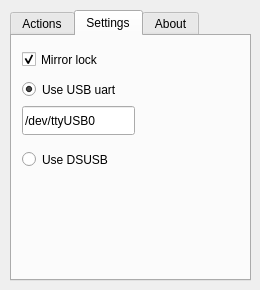
<?xml version="1.0" encoding="UTF-8"?>
<ui version="4.0">
 <class>ViewForm</class>
 <widget class="QWidget" name="ViewForm">
  <property name="geometry">
   <rect>
    <x>0</x>
    <y>0</y>
    <width>260</width>
    <height>290</height>
   </rect>
  </property>
  <property name="minimumSize">
   <size>
    <width>260</width>
    <height>290</height>
   </size>
  </property>
  <property name="maximumSize">
   <size>
    <width>260</width>
    <height>290</height>
   </size>
  </property>
  <property name="windowTitle">
   <string>EOS Trigger</string>
  </property>
  <property name="windowIcon">
   <iconset resource="EOSTrigger.qrc">
    <normaloff>:/EOSTrigger_resources/main_icon</normaloff>:/EOSTrigger_resources/main_icon</iconset>
  </property>
  <widget class="QTabWidget" name="tabWidget">
   <property name="geometry">
    <rect>
     <x>10</x>
     <y>10</y>
     <width>241</width>
     <height>271</height>
    </rect>
   </property>
   <property name="currentIndex">
    <number>1</number>
   </property>
   <widget class="QWidget" name="tab_4">
    <attribute name="title">
     <string>Actions</string>
    </attribute>
    <widget class="QLabel" name="exit_label">
     <property name="geometry">
      <rect>
       <x>200</x>
       <y>10</y>
       <width>32</width>
       <height>32</height>
      </rect>
     </property>
     <property name="toolTip">
      <string>Exit</string>
     </property>
     <property name="frameShape">
      <enum>QFrame::NoFrame</enum>
     </property>
     <property name="frameShadow">
      <enum>QFrame::Sunken</enum>
     </property>
     <property name="text">
      <string/>
     </property>
     <property name="pixmap">
      <pixmap resource="EOSTrigger.qrc">:/EOSTrigger_resources/application-exit.png</pixmap>
     </property>
     <property name="scaledContents">
      <bool>false</bool>
     </property>
    </widget>
    <widget class="QGroupBox" name="groupBox_4">
     <property name="geometry">
      <rect>
       <x>10</x>
       <y>140</y>
       <width>181</width>
       <height>81</height>
      </rect>
     </property>
     <property name="title">
      <string/>
     </property>
     <widget class="QLabel" name="start_label">
      <property name="geometry">
       <rect>
        <x>10</x>
        <y>40</y>
        <width>32</width>
        <height>32</height>
       </rect>
      </property>
      <property name="toolTip">
       <string>Start capture</string>
      </property>
      <property name="frameShape">
       <enum>QFrame::NoFrame</enum>
      </property>
      <property name="frameShadow">
       <enum>QFrame::Sunken</enum>
      </property>
      <property name="text">
       <string/>
      </property>
      <property name="pixmap">
       <pixmap resource="EOSTrigger.qrc">:/EOSTrigger_resources/media-playback-start.png</pixmap>
      </property>
      <property name="scaledContents">
       <bool>false</bool>
      </property>
     </widget>
     <widget class="QLCDNumber" name="time_remaining_lcdNumber">
      <property name="geometry">
       <rect>
        <x>40</x>
        <y>30</y>
        <width>141</width>
        <height>41</height>
       </rect>
      </property>
      <property name="font">
       <font>
        <pointsize>24</pointsize>
       </font>
      </property>
      <property name="toolTip">
       <string>Time remaining</string>
      </property>
      <property name="frameShape">
       <enum>QFrame::NoFrame</enum>
      </property>
      <property name="smallDecimalPoint">
       <bool>false</bool>
      </property>
      <property name="digitCount">
       <number>4</number>
      </property>
      <property name="segmentStyle">
       <enum>QLCDNumber::Outline</enum>
      </property>
      <property name="value" stdset="0">
       <double>0.000000000000000</double>
      </property>
      <property name="intValue" stdset="0">
       <number>0</number>
      </property>
     </widget>
    </widget>
    <widget class="QComboBox" name="iso_comboBox">
     <property name="geometry">
      <rect>
       <x>10</x>
       <y>10</y>
       <width>81</width>
       <height>29</height>
      </rect>
     </property>
    </widget>
    <widget class="QLabel" name="label">
     <property name="geometry">
      <rect>
       <x>100</x>
       <y>14</y>
       <width>31</width>
       <height>21</height>
      </rect>
     </property>
     <property name="text">
      <string>ISO</string>
     </property>
    </widget>
    <widget class="QLabel" name="label_2">
     <property name="geometry">
      <rect>
       <x>100</x>
       <y>54</y>
       <width>41</width>
       <height>21</height>
      </rect>
     </property>
     <property name="text">
      <string>Delay</string>
     </property>
    </widget>
    <widget class="QSpinBox" name="timing_spinBox">
     <property name="geometry">
      <rect>
       <x>10</x>
       <y>50</y>
       <width>81</width>
       <height>30</height>
      </rect>
     </property>
     <property name="minimum">
      <number>1</number>
     </property>
     <property name="maximum">
      <number>3600</number>
     </property>
     <property name="singleStep">
      <number>10</number>
     </property>
     <property name="value">
      <number>300</number>
     </property>
    </widget>
    <widget class="QCheckBox" name="loop_checkBox">
     <property name="geometry">
      <rect>
       <x>150</x>
       <y>52</y>
       <width>61</width>
       <height>27</height>
      </rect>
     </property>
     <property name="text">
      <string>Loop</string>
     </property>
    </widget>
    <widget class="QRadioButton" name="raw_radioButton">
     <property name="geometry">
      <rect>
       <x>10</x>
       <y>130</y>
       <width>114</width>
       <height>27</height>
      </rect>
     </property>
     <property name="text">
      <string>Raw</string>
     </property>
     <property name="checked">
      <bool>true</bool>
     </property>
    </widget>
    <widget class="QRadioButton" name="dark_radioButton">
     <property name="geometry">
      <rect>
       <x>130</x>
       <y>130</y>
       <width>114</width>
       <height>27</height>
      </rect>
     </property>
     <property name="text">
      <string>Dark</string>
     </property>
    </widget>
    <widget class="QLineEdit" name="prefix_lineEdit">
     <property name="geometry">
      <rect>
       <x>10</x>
       <y>90</y>
       <width>113</width>
       <height>29</height>
      </rect>
     </property>
    </widget>
    <widget class="QLabel" name="label_3">
     <property name="geometry">
      <rect>
       <x>130</x>
       <y>94</y>
       <width>111</width>
       <height>21</height>
      </rect>
     </property>
     <property name="text">
      <string>Prefix (M31,...)</string>
     </property>
    </widget>
   </widget>
   <widget class="QWidget" name="tab">
    <attribute name="title">
     <string>Settings</string>
    </attribute>
    <widget class="QRadioButton" name="dsusb_radioButton">
     <property name="geometry">
      <rect>
       <x>10</x>
       <y>110</y>
       <width>111</width>
       <height>27</height>
      </rect>
     </property>
     <property name="text">
      <string>Use DSUSB</string>
     </property>
    </widget>
    <widget class="QCheckBox" name="mirror_lock_checkBox">
     <property name="geometry">
      <rect>
       <x>10</x>
       <y>10</y>
       <width>95</width>
       <height>27</height>
      </rect>
     </property>
     <property name="text">
      <string>Mirror lock</string>
     </property>
     <property name="checked">
      <bool>true</bool>
     </property>
    </widget>
    <widget class="QRadioButton" name="usbuart_radioButton">
     <property name="geometry">
      <rect>
       <x>10</x>
       <y>40</y>
       <width>121</width>
       <height>27</height>
      </rect>
     </property>
     <property name="text">
      <string>Use USB uart</string>
     </property>
     <property name="checked">
      <bool>true</bool>
     </property>
    </widget>
    <widget class="QLineEdit" name="port_lineEdit">
     <property name="geometry">
      <rect>
       <x>10</x>
       <y>70</y>
       <width>113</width>
       <height>29</height>
      </rect>
     </property>
     <property name="text">
      <string>/dev/ttyUSB0</string>
     </property>
    </widget>
   </widget>
   <widget class="QWidget" name="tab_2">
    <attribute name="title">
     <string>About</string>
    </attribute>
    <widget class="QPlainTextEdit" name="plainTextEdit">
     <property name="enabled">
      <bool>false</bool>
     </property>
     <property name="geometry">
      <rect>
       <x>10</x>
       <y>10</y>
       <width>221</width>
       <height>221</height>
      </rect>
     </property>
     <property name="plainText">
      <string>EOSTrigger

Simple tool for EOS camera in Bulb mode.

Matmook - Matthieu Barreteau
matthieu@barreteau.org
</string>
     </property>
    </widget>
   </widget>
  </widget>
 </widget>
 <resources>
  <include location="EOSTrigger.qrc"/>
 </resources>
 <connections/>
</ui>
